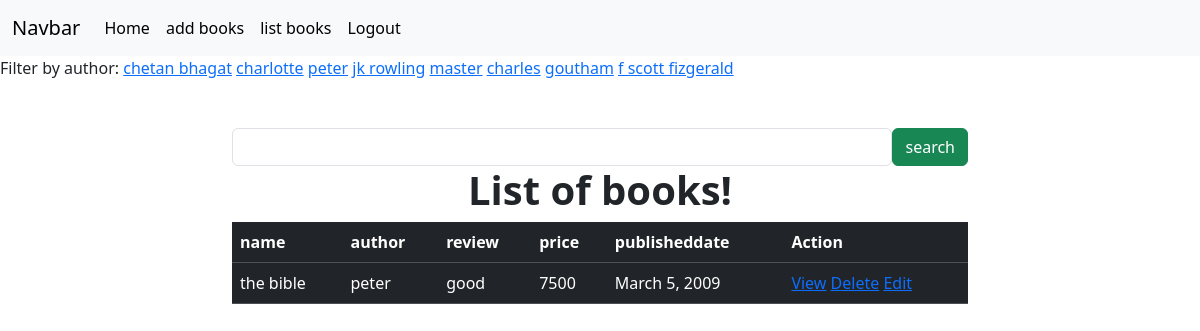
Page /books/all?author=peter (signed in) on the committed database.
### books/models.py (models this page shows, shortened)
class BooksApp(models.Model):
    name=models.CharField(max_length=200)
    author=models.CharField(max_length=200)
    review=models.CharField(max_length=200)
    price=models.PositiveIntegerField()
    publisheddate=models.DateField()
    profile_pic=models.ImageField(upload_to="images",null=True,blank=True)

### books/views.py (the view)
# urls.py: path('books/all',views.BooksAppListView.as_view(),name="books-all"),
@method_decorator(signin_required,name="dispatch")
class BooksAppListView(View):
    def get(self,request,*args,**kwargs):
        qs=BooksApp.objects.all()
        authors=BooksApp.objects.all().values_list("author",flat=True).distinct()
        print(authors)
        if "author" in request.GET:
            auth=request.GET.get("author")
            qs=qs.filter(author__iexact=auth)
        return render(request,"book_list.html",{"data":qs,"authors":authors})

### books/views.py (called while the page is built)
def signin_required(fn):
    def wrapper(request,*args,**kwargs):
        if not request.user.is_authenticated:
            messages.error(request,"invalid session")
            return redirect("signin")
        else:
            return fn(request,*args,**kwargs)
    return wrapper

### books/templates/book_list.html (shortened to what this page needs)
{%extends 'base.html'%}
{%block body_block%}
<div>
    Filter by author:
    {%for auth in authors%}
    <a href="{%url 'books-all'%}?author={{auth}}">{{auth}}</a>
        {%endfor%}
</div>
<div class="container mt-5">
    <div class="row">
        <div class="col-2"></div>
        <div class="col-8">
            <form action="" method="post">
                <div class="d-flex">
                    <input type="text" name="box" class="form-control">
                    <button type="submit" class="btn btn-success">search</button>
                </div>
            </form>
        </div>
        <div class="col-2"></div>
    </div>
</div>
<h1><center><b>List of books!</b></center></h1>
<div class="container">
    <div class="row">
        <div class="col-2"></div>
        <div class="col-8">
            <table class="table table-dark table-stripped caption-top">
                <tr>
                    <td><b>name</b></td>
                    <td><b>author</b></td>
                    <td><b>review</b></td>
                    <td><b>price</b></td>
                    <td><b>publisheddate</b></td>
                    <td><b>Action</b></td>
                </tr>
                   {%for book in data%}
                   <tr>
                    <td>{{book.name}}</td>
                    <td>{{book.author}}</td>
                    <td>{{book.review}}</td>
                    <td>{{book.price}}</td>
                    <td>{{book.publisheddate}}</td>
                    <td>
                        <a href="{%url 'books-detail' book.id%}">View</a>
                        <a href="{%url 'books-delete' book.id%}">Delete</a>
                        <a href="{%url 'books-edit' book.id%}">Edit</a>
                    </td>
                   </tr>
                   {%endfor%}
            </table>
        </div>
        <div class="col-2"></div>
    </div>
</div>
{%endblock%}

### rows in the picture
BooksApp: name "the bible", author "peter", review "good", price "7500", publisheddate "March 5, 2009"

### other values in the picture
{{ auth }} "chetan bhagat" "charlotte" "peter" "jk rowling" "master" "charles" "goutham" "f scott fizgerald"
